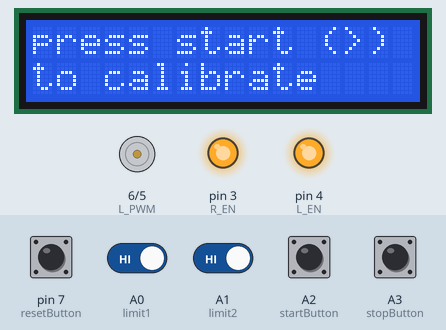
The sketch below on a simulated Arduino Uno, built with avr-gcc and run on an emulated ATmega328P. On the bench: 16×2 character LCD, motor-driver pin pairs drawn as motors (green arrow = first pin HIGH = forward, orange = second pin HIGH = backward, longer = more drive), output pins drawn as LEDs (lit = HIGH). The test bench sets the inputs (shaded band); at power-on: A0 (limit1), A1 (limit2), A2 (startButton), A3 (stopButton), pin 7 (resetButton) HIGH.

Above: at 1.4 s.
1.5 s: A2 (startButton) pulled LOW for 0.15 s
At 2.7 s:
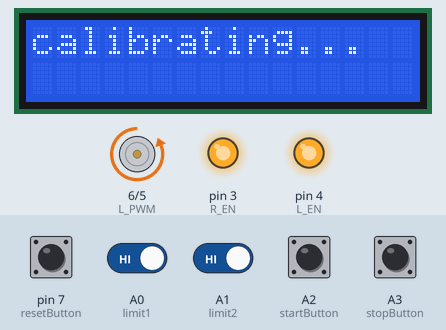
3.1 s: A0 (limit1) driven LOW
At 3.5 s:
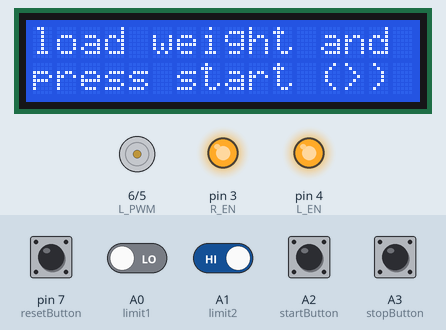
4.6 s: A2 (startButton) pulled LOW for 1 s
At 5.4 s:
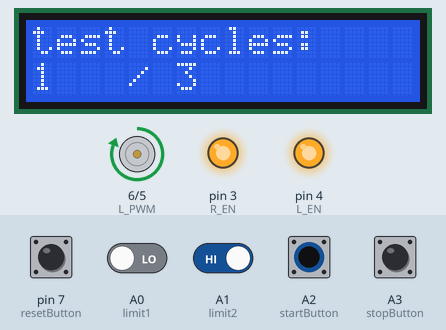
7.1 s: A1 (limit2) driven LOW
At 7.9 s:
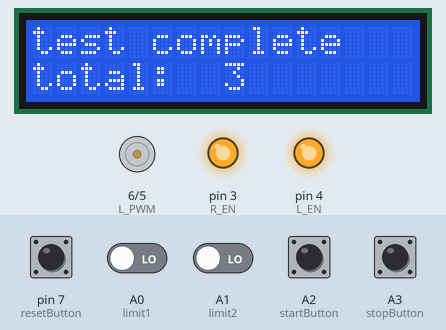
Timing chart, 0 to 10.1 s (numbered marks = the images above; inputs shaded):
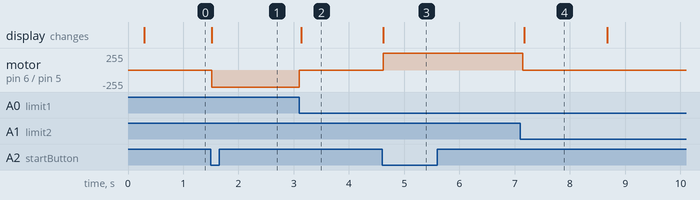

The sketch:

demo_code.ino
```cpp
//------------------------------------------
// These parameters can be changed prior to
// uploading code for testing mats
// -----------------------------------------
int testSpeed = 255; // enter value between 0 and 255
int testCycles = 3; // enter total cycles for testing
// ------------------------------------------
// MAT TESTER DEMO/LOW LOAD CODE, 100% duty cycle
// ------------------------------------------

// include & libraries
#include <LiquidCrystal_I2C.h>
#include <Wire.h>
LiquidCrystal_I2C lcd(0x27,16,2);  // set the LCD address to 0x27 for a 16 chars and 2 line display

// global variables
int count = 0; // dont change this
int cumulativeCycles = 1; // dont change this

// motor driver pins
const int R_EN = 3;
const int L_EN = 4;
const int R_PWM = 5;
const int L_PWM = 6;

// limit switches
const int limit1 = A0;
const int limit2 = A1;

//buttons
const int startButton = A2;
const int stopButton = A3;
const int resetButton = 7;

// logic constants
const bool pressed = LOW;
const bool released = HIGH;

// timer
unsigned long startTime = 0;
unsigned long duration = 0;

// soft reset queue
bool finished = false;

// function prototypes
void calibrate();
void calibrateMessage();
void forward(int speed);
void backward(int speed);
void stop();
void checkPause();
void test();
void complete();

// -------------------------------
// xxxxxxxxxxxxxxxxxxxxxxxxxxxxxxx
// -------------------------------
void setup()
{
Serial.begin(9600); // Don't forget this bruh

delay(200); //try to prevent cursed text from spawning
lcd.init();      // initialize the lcd
lcd.backlight(); // Turn on  Backlight
lcd.clear();

 //pinModes
pinMode(R_EN, OUTPUT);
pinMode(R_PWM, OUTPUT);
pinMode(L_EN, OUTPUT);
pinMode(L_PWM, OUTPUT);
digitalWrite(R_EN, HIGH);
digitalWrite(L_EN, HIGH);

pinMode(limit1, INPUT_PULLUP);
pinMode(limit2, INPUT_PULLUP);
pinMode(startButton, INPUT_PULLUP);
pinMode(stopButton, INPUT_PULLUP);
pinMode(resetButton, INPUT_PULLUP);
}

void loop()
{
finished = false; // soft reset queue

calibrate(); // calibrate actuator position

test(); // testing using parameters

complete(); // finished screen
}

//------------
// functions
//------------

void calibrate()
{
  calibrateMessage();

  lcd.clear();
  lcd.setCursor(0,0);
  lcd.print("calibrating...");

  while(digitalRead(startButton) == released)
  {}

  while(digitalRead(limit1) == released)
  {
    backward(255);
  }

  stop();

  lcd.clear();
  lcd.setCursor(0,0);
  lcd.print("load weight and");
  lcd.setCursor(0,1);
  lcd.print("press start (>)");
  while(digitalRead(startButton) == released)
  {}
}

void calibrateMessage()
{
  lcd.clear();
  lcd.setCursor(0,0);
  lcd.print("press start (>)");
  lcd.setCursor(0,1);
  lcd.print("to calibrate");

  while(digitalRead(startButton) == released)
  {}
}

void forward(int speed)
{
  analogWrite(R_PWM, 0);
  analogWrite(L_PWM, speed);
  delay(1);
}

void backward(int speed)
{
  analogWrite(R_PWM, speed);
  analogWrite(L_PWM, 0);
  delay(1);
}

void stop()
{
  analogWrite(R_PWM, 0);
  analogWrite(L_PWM, 0);
}

void checkPause()
{
  if(digitalRead(stopButton) == pressed)
    {
    stop();
    lcd.clear();
    lcd.setCursor(0, 0);
    lcd.print("test paused");
    lcd.setCursor(0,1);
    lcd.print("resume with (>)");

    while(digitalRead(startButton) != pressed)
    {}
  }
}

void test()
{
  while (finished == false)
  {
    for(int i=0; i < testCycles; i++)
      {
        lcd.clear();
        lcd.setCursor(0,0);
        lcd.print("test cycles: ");
        lcd.setCursor(0,1);
        lcd.print(count + 1);
        lcd.setCursor(4,1);
        lcd.print("/");
        lcd.setCursor(6,1);
        lcd.print(testCycles*cumulativeCycles);

        while(digitalRead(limit2) != pressed)
        {
          checkPause();
          forward(testSpeed);
        }

        while(digitalRead(limit1) != pressed)
        {
          checkPause();
          backward(testSpeed);
        }
        count++;
      }
      stop();
      finished = true;
  }
}

void complete()
{
  lcd.clear();
  lcd.setCursor(0,0);
  lcd.print("test complete");
  lcd.setCursor(0,1);
  lcd.print("total: ");
  lcd.setCursor(8, 1);
  lcd.print(testCycles*cumulativeCycles);

  while(finished == true)
  {
    lcd.backlight();
    delay(1500);
    lcd.noBacklight();
    delay(1500);

    if (digitalRead(resetButton) == pressed)
    {
      finished = false;
    }
  }
  lcd.backlight();
  cumulativeCycles += 1; // increment cumulative cycle counter
}
```

Measured:
- after the input at 1.5 s, motor on pin 6 (L_PWM) / pin 5 (R_PWM): stopped → backward 255/255 at once; the display: changes at once (image 1)
- after the input at 3.1 s, motor on pin 6 (L_PWM) / pin 5 (R_PWM): backward 255/255 → stopped at once; the display: changes at once (image 2)
- after the input at 4.6 s, motor on pin 6 (L_PWM) / pin 5 (R_PWM): stopped → forward 255/255 at once; the display: changes at once (image 3)
- after the input at 7.1 s, motor on pin 6 (L_PWM) / pin 5 (R_PWM): forward 255/255 → stopped at once; the display: changes after 0.07 s (image 4)
- what the display in image 4 shows lasts 1.5 s, from 7.2 s to 8.7 s
